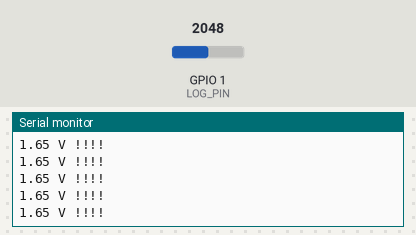
This program was run on a simulated ESP32-C3. Shown: the last lines printed to the serial monitor. The inputs (shaded band) are chosen by the test bench; at power-on: GPIO 1 (LOG_PIN) = 2048.

Above: at 1.2 s.
1.3 s: GPIO 1 (LOG_PIN) set to 3555
At 1.8 s:
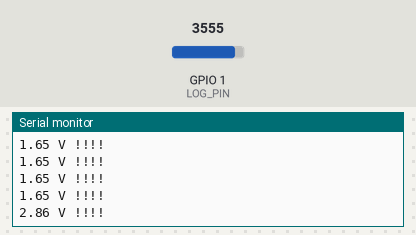
2.8 s: GPIO 1 (LOG_PIN) set to 3637
At 4.7 s:
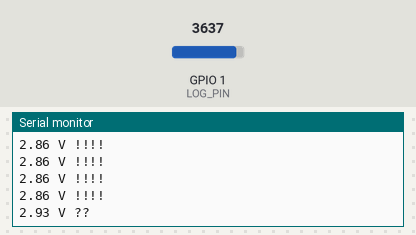

The program:

main.cpp
```cpp
#include <Arduino.h>


//===================================================================
// Feature configuration

#ifndef LOG_PIN
 #define LOG_PIN  A1  // An Arduino pin number or pin definition macro.
 #define LOG_PIN_NAME  "A1"
#endif

#define LOG_BAUD  9600  // Baud rate to log on (may not matter for all serial ports on all chips).
#define REPORT_PERIOD_S  4  // How often to report the voltage.

// What to report for each reading:
#define LOG_AD  1  // the raw A/D value
#define LOG_VOLTAGE  2  // the voltage: requires setting SUPPLY_V and AD_MAX accurately.

#define LOG_MODE  LOG_VOLTAGE  // Choose one of the modes above.

#ifndef AD_MAX
 #define AD_MAX  1024  // the maximum value returned by the A/D on this chip.
#endif

#ifndef SUPPLY_V
 #define SUPPLY_V  3.3  // The reference for the A/D on this chip.
#endif

// #define LOG_COUNT  // Define to also note how many readings there were
  // (mainly useful initially, to see what the normal sample rate is)

// Define these to flag when the minimum V gets to these voltages.
// Currently requires LOG_MODE = LOG_VOLTAGE.
#ifndef WARNING_LEVEL_V
 #define WARNING_LEVEL_V  3.0
#endif
#ifndef ERROR_LEVEL_V
 #define ERROR_LEVEL_V  2.89
#endif

// Define these to log more quickly when we've seen a warning or error state.
// Can be floating-point expressions.
#define WARNING_PERIOD_S  1
#define ERROR_PERIOD_S 0.2


//===================================================================
// Internal use constants

#define STATE_NORMAL  1
#define STATE_WARNING  2
#define STATE_ERROR  3
int state = STATE_NORMAL;

// Symbols for A/D conversion
#define NO_READING  -1
#define MS_PER_SEC  1000


//===================================================================
// Reading variables

// The lowest reading we've seen recently, in D/A units.
int minReading;
unsigned long lastReport;
unsigned long readingCount;


void reset_reading(void)
{
  minReading = NO_READING;
  lastReport = millis();
  readingCount = 0;
  state = STATE_NORMAL;
}

float reading_to_float(int reading)
{
  return reading * 1.0 / AD_MAX * SUPPLY_V;
}

void set_state(int newState)
{
  state = newState;
}

void accumulate_readings(void)
{
  int newValue = analogRead(LOG_PIN);
  if (minReading == NO_READING)
    minReading = newValue;
  else
    minReading = min(minReading, newValue);

  #if defined(ERROR_LEVEL_V) || defined(WARNING_LEVEL_V)
    float v = reading_to_float(newValue);
  #endif

  #ifdef ERROR_LEVEL_V
  if (state < STATE_ERROR && v <= ERROR_LEVEL_V)
    set_state(STATE_ERROR);
  #endif

  #ifdef WARNING_LEVEL_V
    #ifdef ERROR_LEVEL_V
      else
    #endif
  if (state < STATE_WARNING && v <= WARNING_LEVEL_V)
    set_state(STATE_WARNING);
  #endif

  #ifdef LOG_COUNT
  ++readingCount;
  #endif
}

void report(void)
{
  #if LOG_MODE == LOG_AD
  Serial.printf("%d", minReading);
  #elif LOG_MODE == LOG_VOLTAGE
  Serial.print(reading_to_float(minReading), 2);
  Serial.print(" V");
  #endif

  #ifdef LOG_COUNT
  Serial.print(" (");
  Serial.print(readingCount);
  Serial.print(")");
  #endif

  #ifdef ERROR_LEVEL_V
    if (state == STATE_ERROR)
      Serial.print(" !!!!");
  #endif

  #ifdef WARNING_LEVEL_V
    #ifdef ERROR_LEVEL_V
      else
    #endif
    if (state == STATE_WARNING)
      Serial.print(" ??");
  #endif

  Serial.println();
}

void maybe_report(void)
{
  int periodMs = REPORT_PERIOD_S * MS_PER_SEC;

  #if defined(ERROR_LEVEL_V) && defined(ERROR_PERIOD_S)
    if (state == STATE_ERROR)
      periodMs = ERROR_PERIOD_S * MS_PER_SEC;
  #endif

  #if defined(WARNING_LEVEL_V) && defined(WARNING_PERIOD_S)
    #if defined(ERROR_LEVEL_V) && defined(ERROR_PERIOD_S)
      else
    #endif
    if (state == STATE_WARNING)
      periodMs = WARNING_PERIOD_S * MS_PER_SEC;
  #endif

  if (millis() - lastReport > periodMs) {
    report();
    reset_reading();
  }
}

void set_led_color(void)
{

}

void setup() {
  pinMode(LOG_PIN, INPUT);
  Serial.begin(LOG_BAUD);

  Serial.println();
  Serial.print("Saggydog: log min ");
  #if LOG_MODE == LOG_AD
    Serial.print("A/D value");
  #elif LOG_MODE == LOG_VOLTAGE
    Serial.print("voltage");
  #endif
  Serial.print(" on pin ");
  Serial.print(LOG_PIN);
  Serial.print(" = ");
  Serial.print(LOG_PIN_NAME);
  Serial.print(".\n");

  #ifdef ERROR_LEVEL_V
  Serial.print("Highlight errors below ");
  Serial.print(ERROR_LEVEL_V, 2);
  Serial.print(" V.\n");
  #endif
  #ifdef WARNING_LEVEL_V
  Serial.print("Warn below ");
  Serial.print(WARNING_LEVEL_V, 2);
  Serial.print(" V.\n");
  #endif

  reset_reading();
}

void loop() {
  accumulate_readings();
  set_led_color();
  maybe_report();
}
```

Measured:
- the behaviour switches between 3587 and 3588 on GPIO 1 (LOG_PIN) (found by bisection; images 1 and 2)
- after the input at 1.3 s, the serial monitor: prints a new line after 0.34 s (image 1)
- after the input at 2.8 s, the serial monitor: prints a new line after 1.1 s (image 2)
